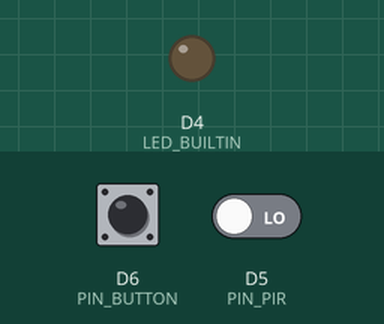
Recording of a program running on a simulated ESP8266 (Wemos D1 mini). Parts: output pins drawn as LEDs (lit = HIGH, except the on-board LED, lit = LOW). Dashed ring = blinking. Inputs (shaded band) come from the test bench; at power-on: D5 (PIN_PIR) LOW, D6 (PIN_BUTTON) HIGH.

Above: at 1.2 s.
1.3 s: D5 (PIN_PIR) driven HIGH
At 1.36 s:
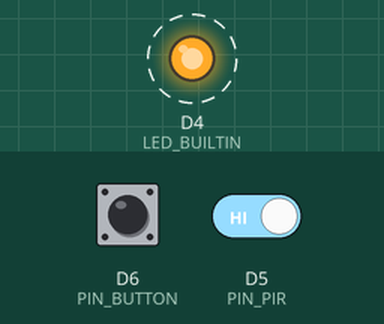
4.3 s: D6 (PIN_BUTTON) pulled LOW for 0.15 s
At 4.3 s:
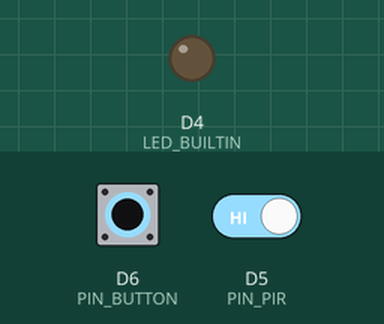
5.9 s: D6 (PIN_BUTTON) pulled LOW for 1 s
At 6.2 s:
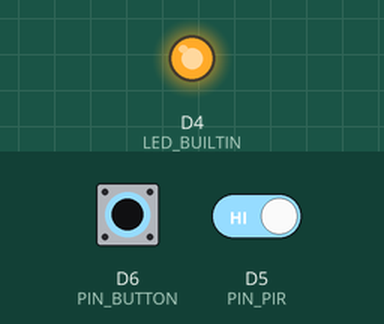
Timing chart, 0 to 14.9 s (numbered marks = the images above; inputs shaded):
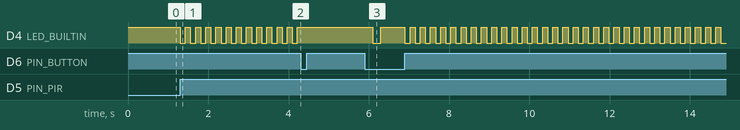

The program:

main.cpp
```cpp
// COMP-10184 - Mohawk College
// COMP-10184_AlarmSystem
//
// This program simulates a real world case of motion detector for a home alarm system.
//
// @author  Darius Luft
// @id      000798737
//
// I Darius Luft, 000798737, certify that all code submitted is my own work; that I have not copied
// it from any other source. I also certify that I have not allowed my work to be copied by others.
//

#include <Arduino.h>

// Motion Dector
#define PIN_PIR D5
// Physical Button
#define PIN_BUTTON D6
// Alarm disabled state variable
#define ALARM_DISABLED 0
// Alarm enabled state variable
#define ALARM_ENABLED 1
// Alarm countdown state variable
#define ALARM_COUNTDOWN 2
// Alarm active state variable
#define ALARM_ACTIVE 3
// Delay for a button press (to capture more accurate input)
#define BUTTON_DELAY 200
// LED on state variable
#define LED_ON false
// LED off state variable
#define LED_OFF true
// Delay LED by 1 millisecond (used for blinking)
#define LED_DELAY 1

// Variable to hold the alarm state
int iAlarmState;
// Variable to hold the LED sate
bool bLEDState;


// ************************************
// Collect the inputs for the arlarm system
// ************************************
void collectInputs()
{
  bool bPIR;
  int iButton;
  bPIR = digitalRead(PIN_PIR);
  iButton = digitalRead(PIN_BUTTON);


  if (iAlarmState == ALARM_ENABLED && bPIR)
    iAlarmState = ALARM_COUNTDOWN;
  else if (iAlarmState == ALARM_COUNTDOWN && iButton == 0)
  {
    delay(BUTTON_DELAY);
    iAlarmState = ALARM_DISABLED;
  }
  else if (iAlarmState == ALARM_DISABLED && iButton == 0)
  {
    delay(BUTTON_DELAY);
    iAlarmState = ALARM_ENABLED;
  }
}

// ************************************
// Toggle the LED on and off
// ************************************
void toggleLED()
{
  if (!bLEDState)
    bLEDState = LED_OFF;
  else
    bLEDState = LED_ON;
}

// ************************************
// Manages the different states of the alarm system
// ************************************
void manageStates()
{
  switch (iAlarmState)
  {
    case ALARM_DISABLED:
      digitalWrite(LED_BUILTIN, LED_OFF);
      collectInputs();
      break;

    case ALARM_ENABLED:
      collectInputs();
      break;

    case ALARM_COUNTDOWN:
      for (int i = 0; i < 10000; i++)
      {
        if (i % 125 == 0 || i == 0)
          toggleLED();

        digitalWrite(LED_BUILTIN, bLEDState);

        collectInputs();
        if (iAlarmState != ALARM_COUNTDOWN)
          break;
        delay(LED_DELAY);
      }
      // If alarm was disabled before countdown ended
      if (iAlarmState == ALARM_DISABLED)
        break;

      // If countdown has run out
      iAlarmState = ALARM_ACTIVE;
      break;

    case ALARM_ACTIVE:
      digitalWrite(LED_BUILTIN, LED_ON);
      break;
  }
}


void setup() {
  // configure the USB serial monitor
  Serial.begin(115200);

  // configure the LED output
  pinMode(LED_BUILTIN, OUTPUT);

  // PIR sensor is an INPUT
  pinMode(PIN_PIR, INPUT);

  // Button is an INPUT
  pinMode(PIN_BUTTON, INPUT_PULLUP);

  // Set alarm to enabled
  iAlarmState = ALARM_ENABLED;
  bLEDState = LED_OFF;
  digitalWrite(LED_BUILTIN, bLEDState);
}


void loop() {
  // put your main code here, to run repeatedly:
  manageStates();
}
```

Measured:
- after the input at 1.3 s, D4 (LED_BUILTIN): alternates HIGH for 0.13 s and LOW for 0.13 s, starting at once
- after the input at 4.3 s, D4 (LED_BUILTIN): stops changing and stays HIGH
- after the input at 5.9 s, D4 (LED_BUILTIN): goes LOW 0.20 s, HIGH 0.60 s, 31 × (LOW 0.13 s, HIGH 0.13 s), then LOW, starting after 0.20 s
